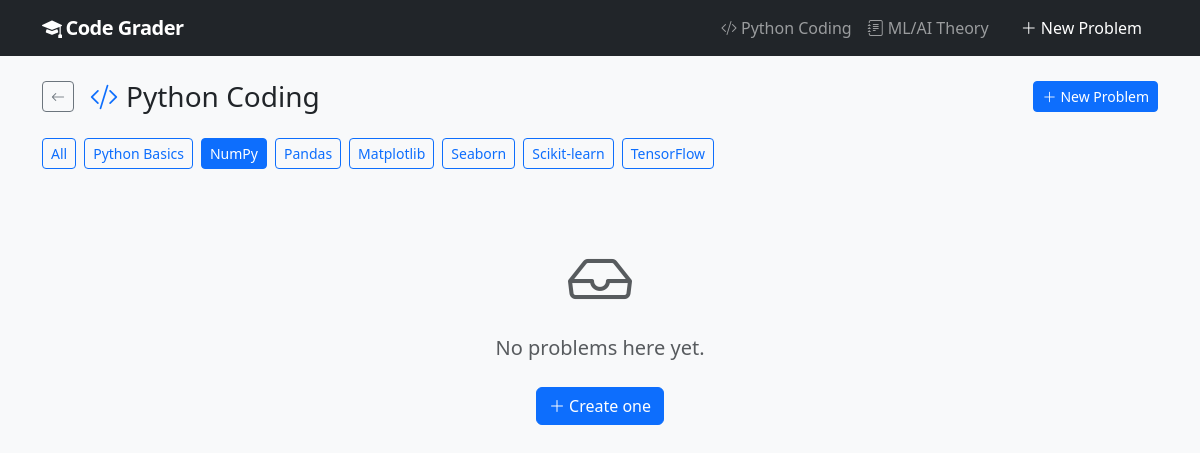
Before: /coding/numpy/ with the older database file.
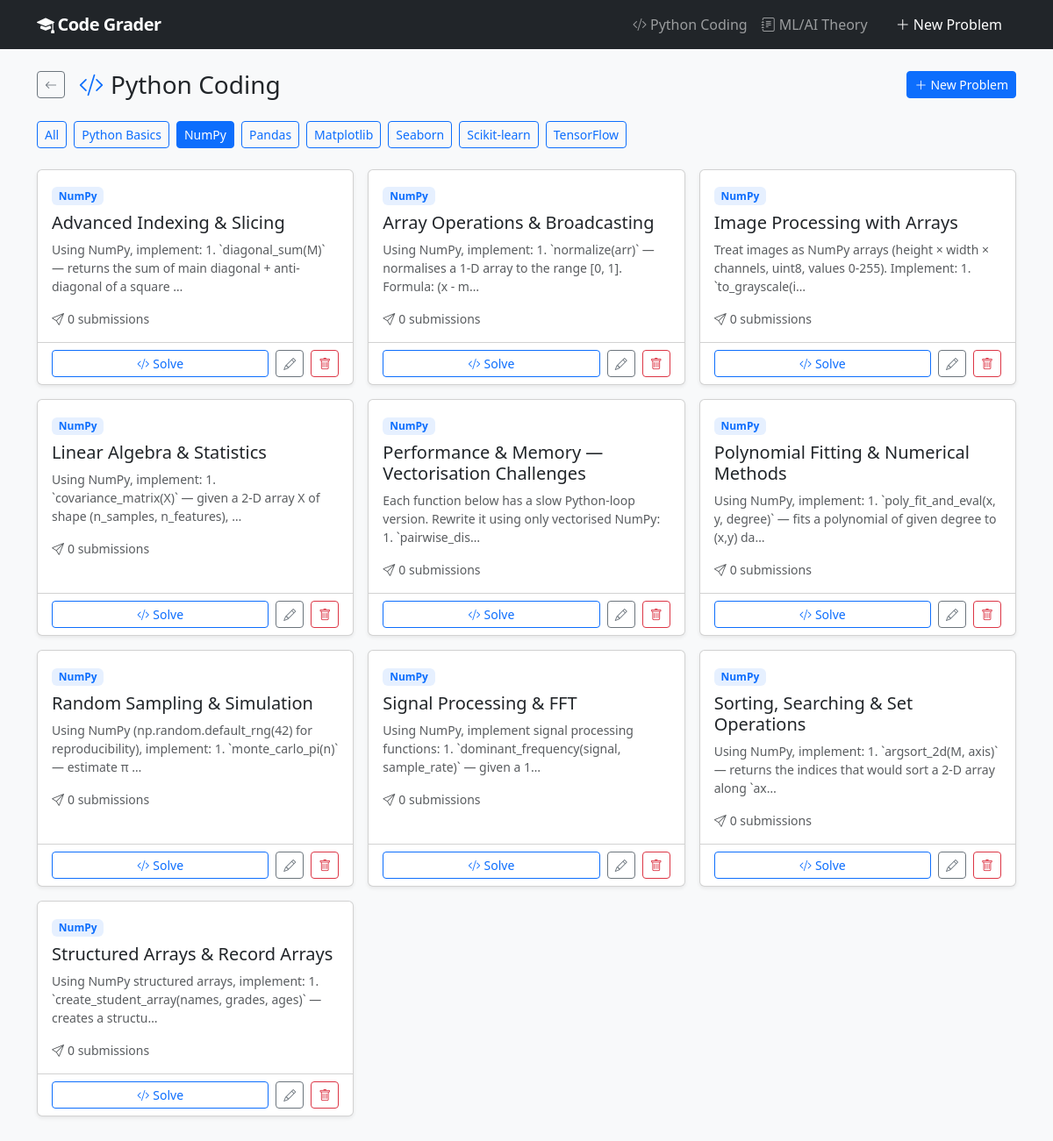
After: the same page with the newer database file.
### grader/models.py (models this page shows, shortened)
class Problem(models.Model):
    class Category(models.TextChoices):
        CODING = "coding", "Python Coding"
        THEORY = "theory", "ML/AI Theory"
    title = models.CharField(max_length=200)
    description = models.TextField(help_text="Full problem description shown to students.")
    grading_criteria = models.TextField(
        help_text="Criteria Claude will use to evaluate submissions."
    )
    example_input = models.TextField(blank=True)
    example_output = models.TextField(blank=True)
    category = models.CharField(
        max_length=20,
        choices=Category.choices,
        default=Category.CODING,
        db_index=True,
    )
    subject_area = models.CharField(
        max_length=50,
        choices=ALL_SUBJECT_AREAS,
        default="python_basics",
        db_index=True,
    )
    created_at = models.DateTimeField(auto_now_add=True)
    updated_at = models.DateTimeField(auto_now=True)
    class Meta:
        ordering = ["subject_area", "title"]
    @property
    def subject_label(self):
        return dict(ALL_SUBJECT_AREAS).get(self.subject_area, self.subject_area)

### grader/views.py (the view)
# urls.py: path("coding/", views.coding_list, name="coding_list"),
def coding_list(request, subject=None):
    qs = Problem.objects.filter(category="coding")
    active_subject = subject
    if subject:
        qs = qs.filter(subject_area=subject)
    return render(request, "grader/problem_list.html", {
        "problems": qs,
        "category": "coding",
        "category_label": "Python Coding",
        "subjects": CODING_SUBJECT_AREAS,
        "active_subject": active_subject,
        "accent": "primary",
        "icon": "bi-code-slash",
        "back_url": "coding_list",
    })

### templates/grader/problem_list.html (shortened to what this page needs)
{% extends "base.html" %}
{% block content %}
<div class="d-flex align-items-center mb-4 gap-3 flex-wrap">
  <a href="{% url 'home' %}" class="btn btn-sm btn-outline-secondary">
    <i class="bi bi-arrow-left"></i>
  </a>
  <h1 class="h3 mb-0 flex-grow-1">
    <i class="bi {{ icon }} me-2 text-{{ accent }}"></i>{{ category_label }}
  </h1>
  <a href="{% url 'problem_create' %}" class="btn btn-sm btn-{{ accent }}">
    <i class="bi bi-plus-lg me-1"></i>New Problem
  </a>
</div>
<div class="mb-4">
  <div class="d-flex flex-wrap gap-2">
    <a href="{% if category == 'coding' %}{% url 'coding_list' %}{% else %}{% url 'theory_list' %}{% endif %}"
       class="btn btn-sm {% if not active_subject %}btn-{{ accent }}{% else %}btn-outline-{{ accent }}{% endif %}">
      All
    </a>
    {% for s, label in subjects %}
    <a href="{% if category == 'coding' %}{% url 'coding_list_subject' s %}{% else %}{% url 'theory_list_subject' s %}{% endif %}"
       class="btn btn-sm {% if active_subject == s %}btn-{{ accent }}{% else %}btn-outline-{{ accent }}{% endif %}">
      {{ label }}
    </a>
    {% endfor %}
  </div>
</div>
{% if problems %}
<div class="row g-3">
  {% for problem in problems %}
  <div class="col-md-6 col-lg-4">
    <div class="card h-100 shadow-sm">
      <div class="card-body">
        <div class="mb-2">
          <span class="badge bg-{{ accent }} bg-opacity-10 text-{{ accent }} small">
            {{ problem.subject_label }}
          </span>
        </div>
        <h5 class="card-title">
          {{ problem.title|cut:"[Python Basics] "|cut:"[NumPy] "|cut:"[Pandas] "|cut:"[Matplotlib] "|cut:"[Seaborn] "|cut:"[Scikit-learn] "|cut:"[TensorFlow] "|cut:"[Regression] "|cut:"[Trees & Forests] "|cut:"[Classification] "|cut:"[Neural Networks] "|cut:"[Generative AI] " }}
        </h5>
        <p class="card-text text-muted small">
          {{ problem.description|truncatechars:110 }}
        </p>
        <div class="d-flex gap-2 text-muted small mt-2">
          <span><i class="bi bi-send me-1"></i>{{ problem.submissions.count }} submission{{ problem.submissions.count|pluralize }}</span>
        </div>
      </div>
      <div class="card-footer bg-transparent d-flex gap-2">
        <a href="{% url 'problem_detail' problem.pk %}" class="btn btn-sm btn-outline-{{ accent }} flex-grow-1">
          {% if category == 'theory' %}<i class="bi bi-pencil-square me-1"></i>Answer
          {% else %}<i class="bi bi-code-slash me-1"></i>Solve
          {% endif %}
        </a>
        <a href="{% url 'problem_edit' problem.pk %}" class="btn btn-sm btn-outline-secondary">
          <i class="bi bi-pencil"></i>
        </a>
        <a href="{% url 'problem_delete' problem.pk %}" class="btn btn-sm btn-outline-danger">
          <i class="bi bi-trash"></i>
        </a>
      </div>
    </div>
  </div>
  {% endfor %}
</div>
{% else %}
<div class="text-center py-5 text-muted">
  <i class="bi bi-inbox display-3 d-block mb-3"></i>
  <p class="lead">No problems here yet.</p>
  <a href="{% url 'problem_create' %}" class="btn btn-{{ accent }} mt-2">
    <i class="bi bi-plus-lg me-1"></i>Create one
  </a>
</div>
{% endif %}
{% endblock %}

Changed rows visible on the page:
added Problem: subject_label "NumPy", title "Advanced Indexing & Slicing", description "Using NumPy, implement: 1. `diagonal_sum(M)` — returns the sum of main diagonal + anti-diagonal of a square …", submissions.count "0"
added Problem: subject_label "NumPy", title "Array Operations & Broadcasting", description "Using NumPy, implement: 1. `normalize(arr)` — normalises a 1-D array to the range [0, 1]. Formula: (x - m…", submissions.count "0"
added Problem: subject_label "NumPy", title "Image Processing with Arrays", description "Treat images as NumPy arrays (height × width × channels, uint8, values 0-255). Implement: 1. `to_grayscale(i…", submissions.count "0"
added Problem: subject_label "NumPy", title "Linear Algebra & Statistics", description "Using NumPy, implement: 1. `covariance_matrix(X)` — given a 2-D array X of shape (n_samples, n_features), …", submissions.count "0"
added Problem: subject_label "NumPy", title "Performance & Memory — Vectorisation Challenges", description "Each function below has a slow Python-loop version. Rewrite it using only vectorised NumPy: 1. `pairwise_dis…", submissions.count "0"
added Problem: subject_label "NumPy", title "Polynomial Fitting & Numerical Methods", description "Using NumPy, implement: 1. `poly_fit_and_eval(x, y, degree)` — fits a polynomial of given degree to (x,y) da…", submissions.count "0"
added Problem: subject_label "NumPy", title "Random Sampling & Simulation", description "Using NumPy (np.random.default_rng(42) for reproducibility), implement: 1. `monte_carlo_pi(n)` — estimate π …", submissions.count "0"
added Problem: subject_label "NumPy", title "Signal Processing & FFT", description "Using NumPy, implement signal processing functions: 1. `dominant_frequency(signal, sample_rate)` — given a 1…", submissions.count "0"
added Problem: subject_label "NumPy", title "Sorting, Searching & Set Operations", description "Using NumPy, implement: 1. `argsort_2d(M, axis)` — returns the indices that would sort a 2-D array along `ax…", submissions.count "0"
added Problem: subject_label "NumPy", title "Structured Arrays & Record Arrays", description "Using NumPy structured arrays, implement: 1. `create_student_array(names, grades, ages)` — creates a structu…", submissions.count "0"
Other visible differences:
text no longer shown: "No problems here yet. Create one"
